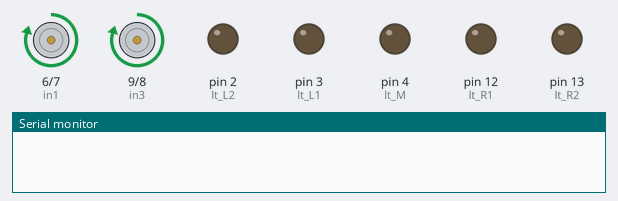
A sketch run on a simulated Arduino Uno, built with avr-gcc and run on an emulated ATmega328P. On the bench: motor-driver pin pairs drawn as motors (green arrow = first pin HIGH = forward, orange = second pin HIGH = backward, longer = more drive, scaled by the enable pin), output pins drawn as LEDs (lit = HIGH), the last lines printed to the serial monitor.

Above: at 0.1 s.
At 9.42 s:
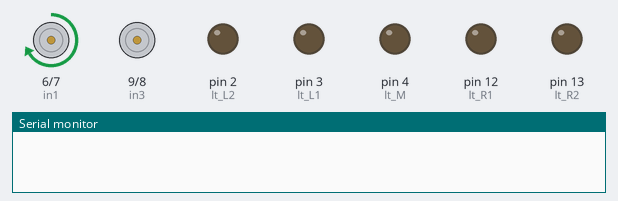
At 23.97 s:
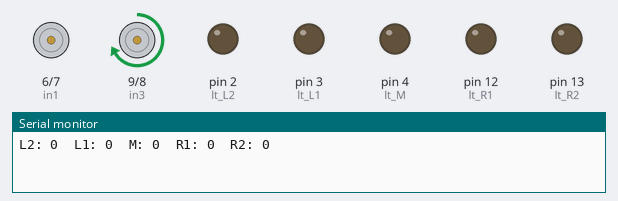
At 31.6 s:
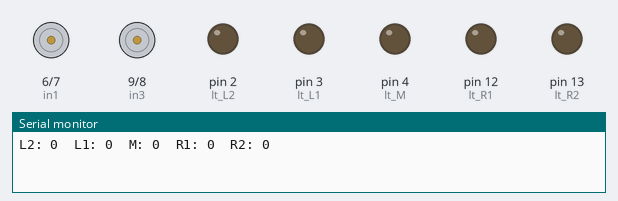
Timing chart, 0 to 33.1 s (numbered marks = the images above):
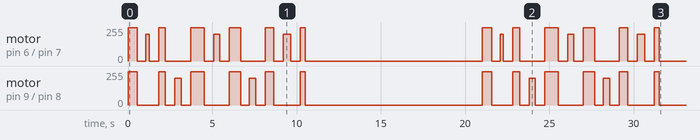

Measured:
- by itself, motor on pin 9 (in3) / pin 8 (in4): stopped → forward 250/255 at 0.00 s, → stopped 0.56 s later, → forward 250/255 1.3 s later, → stopped 0.40 s later, … (32 changes in this stretch)
- by itself, motor on pin 6 (in1) / pin 7 (in2): stopped → forward 250/255 at 0.00 s, → stopped 0.56 s later, → forward 200/255 0.50 s later, → stopped 0.20 s later, … (36 changes in this stretch)

The sketch:

RobotCarALLDELAY.ino
```cpp
// motor one
#define lt_L2 2
#define lt_L1 3
#define lt_M 4
#define lt_R1 12
#define lt_R2 13
#define button 11

#define ss_L2 A0
#define ss_L1 A1
#define ss_M A2
#define ss_R1 A3
#define ss_R2 A4

#define enA 5
#define in1 6
#define in2 7

#define enB 10
#define in3 9    //Swap port in Program because hardware motor are swap
#define in4 8

//const unsigned int NUM_AXES = 5;
//const unsigned int PINS[NUM_AXES] = { ss_L2, ss_L1, ss_M, ss_R1, ss_R2 };
//const unsigned int BUFFER_SIZE = 16;
//int buffer[NUM_AXES][BUFFER_SIZE];
//int buffer_pos[NUM_AXES] = { 0 };


float sensor_L2 = 0.f, sensor_L1 = 0.f, sensor_M = 0.f, sensor_R1 = 0.f, sensor_R2 = 0.f;
bool light_L2 = LOW, light_L1 = LOW, light_M = LOW, light_R1 = LOW, light_R2 = LOW;

bool isCalibrate_dark = false;
bool isCalibrate_light = false;

float interval_start[5] = {};
float interval_end[5] = {};
float interval[5] = {};

int dt = 500;

int speed_L = 250;
int speed_R = 250;

bool buttonCali = true;

void setup(){

  Serial.begin(9600);

  // set arduino pins output to motor pins
  pinMode(enA, OUTPUT);
  pinMode(in1, OUTPUT);
  pinMode(in2, OUTPUT);

  pinMode(enB, OUTPUT);
  pinMode(in3, OUTPUT);
  pinMode(in4, OUTPUT);

  pinMode(lt_L2, OUTPUT);
  pinMode(lt_L1, OUTPUT);
  pinMode(lt_M, OUTPUT);
  pinMode(lt_R1, OUTPUT);
  pinMode(lt_R2, OUTPUT);

  pinMode(ss_L2, INPUT);
  pinMode(ss_L1, INPUT);
  pinMode(ss_M, INPUT);
  pinMode(ss_R1, INPUT);
  pinMode(ss_R2, INPUT);

  pinMode(button, INPUT_PULLUP);

}
void loop()
{

  //SensorInput();
  //if(isCalibrate_dark == true && isCalibrate_light){
    //LightOutput();  //For Debugging and Checkstate
    //CheckState();
  //}

  //delay(200);
    AllDelay();
    PrintTest();

}
void AllDelay()
{
//GOOOOOOOOOOOOO
  Forward(speed_L,speed_R);
  delay(560);
  Stop(500);

//TURN RIGHT AND GOOOOOOOO AND TURN LEFT AND GOOOOOO
  TurnRight(speed_L-50,0);
  delay(200);
  Stop(560);

  Forward(speed_L,speed_R);
  delay(400);
  Stop(560);

  TurnLeft(0,speed_R-50);
  delay(372);
  Stop(560);

  Forward(speed_L,speed_R);
  delay(800);
  Stop(560);

//TURN RIGHT AND GOOOOOOOO AND TURN LEFT AND GOOOOOO
  TurnRight(speed_L-50,0);
  delay(360);
  Stop(560);

  Forward(speed_L,speed_R);
  delay(700);
  Stop(500);

  TurnLeft(0,speed_R-50);
  delay(385);
  Stop(560);

  Forward(speed_L,speed_R);
  delay(500);
  Stop(560);

///////////////////////////////////
//BEFORE GO BIG STATE
/////////////////////////////////
  TurnRight(speed_L-50,0);
  delay(450);
  Stop(560);

  Forward(speed_L,speed_R);
  delay(300);
  Stop(500);


  delay(10000);
}
////////////////////////////////////////////////////// Check State ///////////////////////////////////////
void CheckState()
{
  if(light_L2 == LOW && light_R2 == HIGH)
  {
    TurnRight(speed_L+40, 0);
    // Serial.print("FUCKKKKKKKKKKKKKK1");
  }
  else if(light_L2 == HIGH && light_R2 == LOW)
  {
    TurnLeft(0, speed_R+40);
    //Serial.print("FUCKKKKKKKKKKKKKK2");
  }
  else if(light_L1 == LOW && light_R1 == HIGH)
  {
    TurnRight(speed_L+40, speed_R-40);
   // Serial.print("FUCKKKKKKKKKKKKKK5");
  }
  else if(light_L1 == HIGH && light_R1 == LOW)
  {
    TurnLeft(speed_L-40, speed_R+40);
   // Serial.print("FUCKKKKKKKKKKKKKK6");
  }
  else if (light_M == HIGH)
  {
    Forward(speed_L,speed_R);
  }
  else
  {
    TurnRight(speed_L+40, 0);
       // Serial.print("FUCKKKKKKKKKKKKKK7");
  }

}
////////////////////////////////////////////////////// Sensor INPUT ///////////////////////////////////////
void SensorInput()
{
  sensor_L2 = analogRead(ss_L2);
  sensor_L1 = analogRead(ss_L1);
  sensor_M = analogRead(ss_M);
  sensor_R1 = analogRead(ss_R1);
  sensor_R2 = analogRead(ss_R2);

  buttonCali = digitalRead(button);
  /*
  if(buttonCali == 0)
  {
    if(isCalibrate_dark == false){
      isCalibrate_dark = true;
      for(int i = 0; i<5 ; i++)
      {
        interval_start[i] = sensor_Value(i);      //Calibrate in the DARK ONLY!!!!!
      }
       delay(2000);
    }
    else if(isCalibrate_light == false){
      isCalibrate_light = true;
      for(int i = 0; i<5 ; i++)
      {
        interval_end[i] = sensor_Value(i);      //Calibrate in the DARK ONLY!!!!!
      }

      Calibrate();
      delay(2000);
    }
  }
  */

}
void PrintTest()
{
  /*
}
  Serial.print("L2: ");
  Serial.print(sensor_Value(0));
  Serial.print("  L1: ");
  Serial.print(sensor_Value(1));
  Serial.print("  M: ");
  Serial.print(sensor_Value(2));
  Serial.print("  R1: ");
  Serial.print(sensor_Value(3));
  Serial.print("  R2: ");
  Serial.println(sensor_Value(4));
*//*
  Serial.print("L2: ");
  Serial.print(sensor_L2);
  Serial.print("  L1: ");
  Serial.print(sensor_L1);
  Serial.print("  M: ");
  Serial.print(sensor_M);
  Serial.print("  R1: ");
  Serial.print(sensor_R1);
  Serial.print("  R2: ");
  Serial.println(sensor_R2);
  */
    Serial.print("L2: ");
  Serial.print(light_L2);
  Serial.print("  L1: ");
  Serial.print(light_L1);
  Serial.print("  M: ");
  Serial.print(light_M);
  Serial.print("  R1: ");
  Serial.print(light_R1);
  Serial.print("  R2: ");
  Serial.println(light_R2);

}
void Calibrate(){

  for(int i = 0; i< 5 ; i++)
  {
    interval[i] = (interval_start[i] + interval_end[i])/2.f;
  }

}

////////////////////////////////////////////////////// Light Debugging Output ///////////////////////////////////////
void LightOutput()
{
//****** L2 ******//*                //LIGHT                    //DARK
  if(sensor_L2 > (500)) { light_L2 = HIGH; } else { light_L2 = LOW; }

//****** L1 ******//*
  if(sensor_L1 > (300+450)/2.f) { light_L1 = HIGH; } else { light_L1 = LOW; }

//****** M ******//*
  if(sensor_M > (390)) { light_M = HIGH; } else { light_M = LOW; }

//****** R1 ******//*
  if(sensor_R1 > (300+500)/2.f) { light_R1 = HIGH; } else { light_R1 = LOW; }

//****** R2 ******//*
  if(sensor_R2 > (400)) { light_R2 = HIGH; } else { light_R2 = LOW; }

  digitalWrite(lt_L2,light_L2);
  digitalWrite(lt_L1,light_L1);
  digitalWrite(lt_M,light_M);
  digitalWrite(lt_R1,light_R1);
  digitalWrite(lt_R2,light_R2);
}

////////////////////////////////////////////////////// Movement Functions ///////////////////////////////////////
//***** FORWARD / BACKWARD ****
void Forward(int L , int R){
  go_L();
  go_R();
  analogWrite(enA, L);
  analogWrite(enB, R);
}
void Backward(int L , int R){
  back_L();
  back_R();
  analogWrite(enA, L);
  analogWrite(enB, R);
}

//***** STOP ****
void Stop(int x){
  stop_L();
  stop_R();
  delay(x);
}

//***** TURN RIGHT ****

void TurnRight(int L , int R){
  go_L();
  go_R();
  analogWrite(enA, L);
  analogWrite(enB, R);
}

//***** TURN LEFT ****
void TurnLeft(int L , int R){
  go_R();
  go_L();
  analogWrite(enA, L);
  analogWrite(enB, R);
}

///////////////////////////////////////////////////// Wheel Elements ///////////////////////////////////////////
void go_L(){
  digitalWrite(in1, HIGH);      //Don't make it High both
  digitalWrite(in2, LOW);
}
void go_R(){
  digitalWrite(in3, HIGH);
  digitalWrite(in4, LOW);
}
void back_L(){
  digitalWrite(in1, LOW);
  digitalWrite(in2, HIGH);
}
void back_R(){
  digitalWrite(in3, LOW);
  digitalWrite(in4, HIGH);
}
void stop_L(){
  digitalWrite(in1, LOW);
  digitalWrite(in2, LOW);
}
void stop_R(){
  digitalWrite(in3, LOW);
  digitalWrite(in4, LOW);
}

///////////////////////////////////////////////////// Jitter Function ///////////////////////////////////////////
/*
int sensor_Value(const int axis) {
  delay(1);
  buffer[axis][buffer_pos[axis]] = analogRead(PINS[axis]);
  buffer_pos[axis] = (buffer_pos[axis] + 1) % BUFFER_SIZE;
  long sum = 0;
  for (unsigned int i = 0; i < BUFFER_SIZE; i++)
  sum += buffer[axis][i];
  return round(sum / BUFFER_SIZE);
}
*/
```
